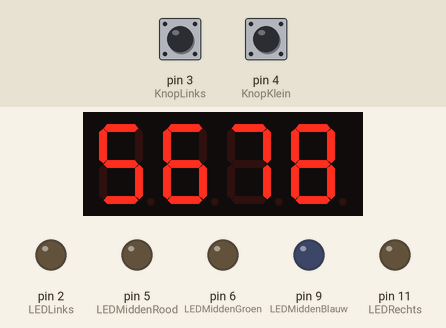
This sketch was run on a simulated Arduino Nano, built with avr-gcc and run on an emulated ATmega328P. Shown: 4-digit seven-segment display, output pins drawn as LEDs (lit = HIGH). Inputs (shaded band) come from the test bench; at power-on: pin 4 (KnopKlein) HIGH, pin 3 (KnopLinks) HIGH.

Above: at 5.1 s.
6.9 s: pin 4 (KnopKlein) pulled LOW for 0.2 s
At 7.6 s:
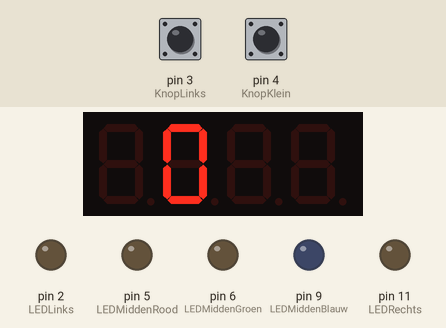
8.6 s: pin 3 (KnopLinks) pulled LOW for 0.2 s
At 8.9 s:
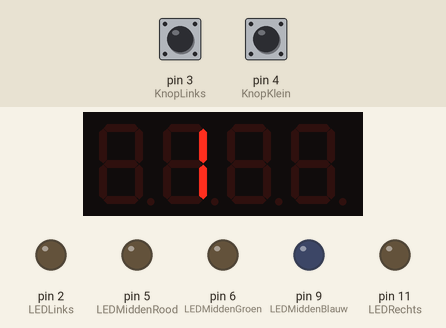
10.3 s: pin 3 (KnopLinks) pulled LOW for 1 s
At 11.4 s:
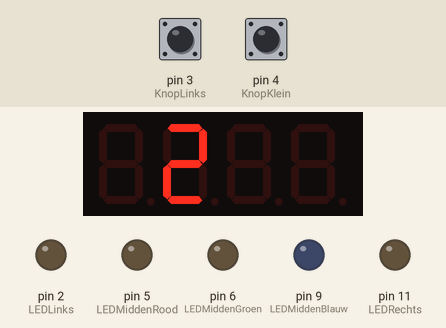
Timing chart, 0 to 13.3 s (numbered marks = the images above; inputs shaded):
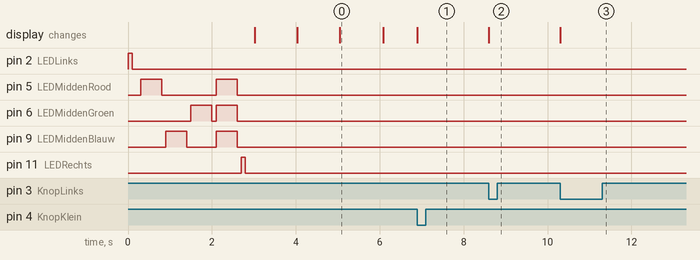

The sketch:

Les_3_2.ino
```cpp
#include <TM1637Display.h>
// ==== De globale declaraties (gelden voor het hele programma) ==========================

// Pennen van de Arduino. We geven ze een naam zodat we in het programma een naam kunnen
// gebruiken (dat is makkelijker) en omdat we dan, als we een wijziging moeten maken
// (bijvoorbeeld een knop op een andere pin aansluiten), slechts op 1 plek een wijziging
// hoeven te maken.

// Knoppen
#define KnopLinks 3                  // De linker knop zit op pen 3
#define KnopRechts 12                // De rechter knop zit op pen 12
#define KnopKlein 4                  // De kleine knop linksonder zit op pen 4

// LED's
#define LEDLinks 2                   // De linker LED is aangesloten op pen 2
#define LEDRechts 11                 // De rechter LED is aangesloten op pen 11

// In het huisje van de middelste LED zitten eigenlijk 3 LED’s: een rode, een groene en
// een blauwe. Dus deze LED is met 3 pennen aangesloten.
#define LEDMiddenRood 5              // De rode LED in de middelste (grote) LED
                                     // zit op pen 5
#define LEDMiddenGroen 6             // De groene LED in de middelste (grote) LED
                                     // zit op pen 9
#define LEDMiddenBlauw 9             // De blauwe LED in de middelste (grote) LED
                                     // zit op pen 9

#define LEDNano 13                   // De kleine LED op de Arduino Nano zelf

// Analoge ingangen
#define PotMeter A0                  // De potentiometer (potmeter) is een regelbare
					// weerstand. Die is aangesloten op pen A0

// De 4 cijfers worden bestuurd door een chip TM1637 die aan de onderkant zit
// (je kunt het transparante plaatje omdraaien en dan zie je de chip met het nummer.
// Je ziet dan ook dat er 4 pennen zijn: GND, VCC, CLK en DIO.
// VCC en GND zijn de draden voor de voeding.
// Die gaan naar resp. +5 volt en GND (= 0 volt)op de Arduino zodat de chip en het
// blok cijfers spanning krijgen.
// DIO staat voor Digitale Input / Output. Over deze draad gaat de data die vertelt welke
// cijfers moeten oplichten.
// CLK staat voor klok (clock in het Engels). Die vertelt wanneer de TM1637 chip op de
// DIO draad de data moet bekijken.
#define CLK 7                        // Dit is de klok
#define DIO 8                        // Dit is de digitale input / output


TM1637Display VierCijfers(CLK, DIO);

// ==== setup ================================================================================
// Wat tussen de accolades achter setup staat wordt (eenmaal) uitgevoerd nadat de
// Arduino is gestart.

void setup(){                          // Dit is openingsaccolade die bij setup hoort.
  pinMode(KnopLinks, INPUT_PULLUP);    // De pen waaraan de linker knop zit is voor invoer
                                       // (input).
                                       // En er moet een optrekweerstand (pullup) worden
                                       // geconfigureerd om te zorgen dat
                                       // er een 5 volt signaal (HIGH) op de pen staat als de
                                       // knop NIET wordt ingedrukt.
                                       // Als er op de knop wordt gedrukt komt er 0 volt (LOW)
                                       // op.
  pinMode(KnopRechts, INPUT_PULLUP);   // Idem voor de rechter knop
  pinMode(KnopKlein, INPUT_PULLUP);    // Idem voor de kleine knop links onder

  pinMode(LEDLinks, OUTPUT);           // De pen waaraan de linker LED zit is een
                                       // uitvoer (output).
  pinMode(LEDRechts, OUTPUT);          // Idem voor de rechter LED.
  pinMode(LEDMiddenRood, OUTPUT);      // Idem voor het rode deel van de middelste LED.
  pinMode(LEDMiddenGroen, OUTPUT);     // Idem voor het groene deel van de middelste LED.
  pinMode(LEDMiddenBlauw, OUTPUT);     // Idem voor het blauwe deel van de middelste LED.

  Serial.begin(115200);                // Deze opdracht is nodig om straks te kunnen zien op
                                       // de Raspberry Pi wat de Arduino aan het doen is.
                                       // 115200 wil zeggen dat de communicatie zal gaan met
                                       // 115200 bit/seconde.
                                       // Hoe je op de Raspberry Pi kunt zien wat de Arduino
                                       // doet komt later.
}                                      // Dit is de sluitaccolade die bij setup() hoort.
                                       // Dit sluit de rij opdrachten af die bij
                                       // het starten van de Arduino worden uitgevoerd.


// ==== loop ================================================================================
// Wat tussen de accolades staat wordt uitgevoerd na setup(). En dat wordt eindeloos herhaald.

void loop(){

  int StatusKnopKleinNu;
  int StatusKnopLinksNu;
  int StatusKnopLinksLaatst;
  int PuntenLinks;

  int StatusKnopRechtsNu;
  int StatusKnopRechtsLaatst;
  int PuntenRechts;

  unsigned long StartTijd;            // De tijd (in milli seconde vanaf de
                                      // de start van de Arduino kan heel
                                      // groot worden. Dat past niet in een
                                      // int. Daar is de maximum waarde 32767.
                                      // Daarom nemen we een long.
                                      // En het getal zal nooit negatief worden,
                                      // daarom nemen we unsigned (zonder +/- teken,
                                      // dus alleen maar positieve getallen.
  unsigned long SpeelTijd = 15;       // de speeltijd is 15 seconde


  digitalWrite(LEDLinks, HIGH);       // Laat de linker LED branden
  delay(100);                         // Wacht 100 milliseconde (ms) = 0,1 seconde

  digitalWrite(LEDLinks, LOW);        // Doe de linker LED weer uit
  delay(200);                         // Wacht 200 milliseconde (ms) = 0,2 seconde


  digitalWrite(LEDMiddenRood, HIGH);  // Laat de middelste LED rood branden
  delay(500);                         // Wacht 500 milliseconde (ms) = 0,5 seconde

  digitalWrite(LEDMiddenRood, LOW);   // Doe de LED weer uit
  delay(100);                         // Wacht 100 milliseconde (ms) = 0,1 seconde

  digitalWrite(LEDMiddenBlauw, HIGH); // Laat de middelste LED groen branden
  delay(500);                         // Wacht 500 milliseconde (ms) = 0,5 seconde

  digitalWrite(LEDMiddenBlauw, LOW);  // Doe de LED weer uit
  delay(100);                         // Wacht 100 milliseconde (ms) = 0,1 seconde

  digitalWrite(LEDMiddenGroen, HIGH); // Laat de middelste LED groen branden
  delay(500);                         // Wacht 500 milliseconde (ms) = 0,5 seconde

  digitalWrite(LEDMiddenGroen, LOW);  // Doe de LED weer uit
  delay(100);                         // Wacht 100 milliseconde (ms) = 0,1 seconde

  digitalWrite(LEDMiddenRood, HIGH);  // Laat de middelste LED rood branden
  digitalWrite(LEDMiddenBlauw, HIGH); // Laat de middelste LED groen branden
  digitalWrite(LEDMiddenGroen, HIGH); // Laat de middelste LED groen branden
  delay(500);                         // Wacht 500 milliseconde (ms) = 0,5 seconde

  digitalWrite(LEDMiddenRood, LOW);   // Doe de LED weer uit
  digitalWrite(LEDMiddenBlauw, LOW);  // Doe de LED weer uit
  digitalWrite(LEDMiddenGroen, LOW);  // Doe de LED weer uit
  delay(100);                         // Wacht 100 milliseconde (ms) = 0,1 seconde

  digitalWrite(LEDRechts, HIGH);      // Laat de rechter LED branden
  delay(100);                         // Wacht 100 milliseconde (ms) = 0,1 seconde

  digitalWrite(LEDRechts, LOW);       // Doe de rechter LED weer uit
  delay(200);                         // Wacht 200 milliseconde (ms) = 0,2 seconde


  VierCijfers.setBrightness(15);                    // Zet de helderheid op 15. 8 = zwak,
                                                    // 15 = fel
  VierCijfers.showNumberDec (1234, false, 4, 0);    // Laat het getal 1234 zien op 4 plekken
                                                    // met het eerste cijfer
                                                    // helemaal links (0)
  delay(1000);
  VierCijfers.showNumberDec (56, false, 2, 0);      // Laat het getal 56 zien met 2 cijfers,
                                                    // eerste cijfer helemaal links
  delay(1000);
  VierCijfers.showNumberDec (78, false, 2, 2);      // Laat het getal 78 zien met 2 cijfers,
                                                    // start vanaf het derde cijfer (plek 2,
                                                    // want het eerste cijfer is plek 0)
  delay(1000);
  const uint8_t TweeCijfersLeeg[] = {0, 0};         // declareer een rij van 2 cijfers en
                                                    // maak ze allemaal 0
  VierCijfers.setSegments(TweeCijfersLeeg,2,0);     // Wis de linker 2 cijfers
  VierCijfers.setSegments(TweeCijfersLeeg,2,2);     // Wis de rechter 2 cijfers


  StatusKnopKleinNu = digitalRead(KnopKlein);

  if (StatusKnopKleinNu == LOW) {
    digitalWrite(LEDNano,HIGH);
  } else {
    digitalWrite(LEDNano,LOW);
  }

  // ==== Hier begint het spel =============================================================
  while (true) {                                    // Herhaal dit eindeloos
    if (digitalRead(KnopKlein) == LOW) {            // Als het kleine knopje ingedrukt wordt
                                                    // dan gaan we van start

      // ==== PLAATS 3 begin ==== Na deze regel komt straks het instellen van de speeltijd ===
      // ==== PLAATS 3 eind ===== Voor deze regel komt straks het instellen van de speeltijd =


      // ==== Voorbereidingen voor het spel ========

      StartTijd = millis();                         // Onthoud hoe laat het nu is
      PuntenLinks = 0;                              // Zet de punten van de linker speler op
                                                    // nul
      VierCijfers.showNumberDec(PuntenLinks, false, 2, 0);
                                                    // Vertoon het aantal punten van de linker
                                                    // speler in de twee linker cijfers
      StatusKnopLinksNu = digitalRead(KnopLinks);   // Lees de status van de linker knop
      StatusKnopLinksLaatst = StatusKnopLinksNu;    // En dat is dan ook de beginwaarde

      while ((millis() < StartTijd + SpeelTijd * 1000) && (PuntenLinks < 99) )  {
                                                    // Als de huidige tijd (millis()) kleiner
                                                    // is dan de starttijd plus de speeltijd
                                                    // (die we met 1000 vermenigvuldigen om
                                                    // ook milliseconde te krijgen), dan
                                                    // kunnen we doorgaan: de speeltijd is
                                                    // nog niet om.
                                                    // Maar als de speler al 99 punten heeft
                                                    // dan moeten we toch stoppen, want
                                                    // meer dan 99 punten kunnen we niet
                                                    // laten zien.
        // ==== PLAATS 1 begin ==== Hieronder komen straks regels voor de knoppen ============
        StatusKnopLinksNu = digitalRead(KnopLinks);
        if (StatusKnopLinksNu == LOW && StatusKnopLinksLaatst == HIGH) {
                                                    // Als de knop nu LOW is en hij was HIGH
                                                    // in de vorige keer dat we door de lus
                                                    // kwamen, dan is de knop nu net ingedrukt
          PuntenLinks = PuntenLinks + 1;            // De linker speler krijgt er een punt bij
          VierCijfers.showNumberDec(PuntenLinks, false, 2, 0);
                                                    // Vertoon het aantal punten van de linker
                                                    // speler in de twee linker cijfers
        }
        StatusKnopLinksLaatst = StatusKnopLinksNu;  // Onthoud de waarde voor de volgende keer
                                                    // dat we door de lus komen


        // ==== PLAATS 1 eind ===== Voor deze regel komen de opdrachten voor de knoppen ======

      }

      // ==== PLAATS 2 begin ==== Hieronder komen straks de regels voor de winnaar ===========
      // ==== PLAATS 2 eind ===== Hierboven komen straks de regels voor de winnaar ===========

    }
  }


}
```

Measured:
- after the input at 6.9 s, the display: changes at once (image 1)
- after the input at 8.6 s, the display: changes at once (image 2)
- after the input at 10.3 s, the display: changes at once (image 3)
- by itself, pin 5 (LEDMiddenRood): alternates HIGH for 0.50 s and LOW for 1.3 s, 4 changes in all, then stays LOW
- by itself, pin 6 (LEDMiddenGroen): alternates HIGH for 0.50 s and LOW for 0.10 s, 4 changes in all, then stays LOW
- by itself, pin 9 (LEDMiddenBlauw): alternates HIGH for 0.50 s and LOW for 0.70 s, 4 changes in all, then stays LOW
- what the display in image 0 shows lasts 1.0 s, from 5.1 s to 6.1 s
